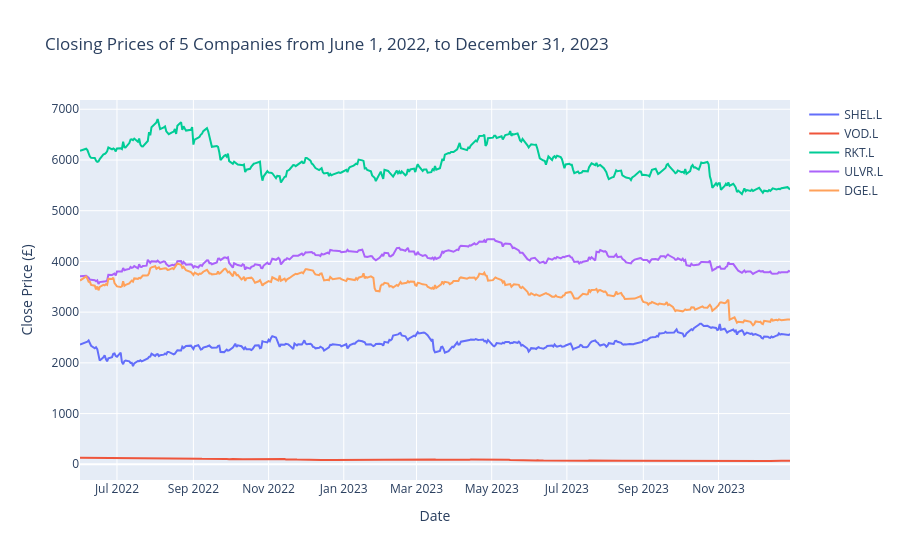

Notebook cell for this chart:
### Code cell
# Define the companies
companies = ['SHEL.L', 'VOD.L', 'RKT.L', 'ULVR.L', 'DGE.L']
start_date = "2022-06-01"
end_date = "2023-12-31"

# Fetch stock data for each company
dfs = {}
for company in companies:
    data = yf.download(company, start=start_date, end=end_date)
    dfs[company] = data['Close']


# Create an interactive plot
fig = go.Figure()

# Add lines for each company
for company in companies:
    fig.add_trace(go.Scatter(
        x=dfs[company].index,
        y=dfs[company],
        mode='lines',
        name=company,
        hovertemplate='<b>%{x}</b><br>%{y:.2f}',
    ))

# Update the layout
fig.update_layout(
    title='Closing Prices of 5 Companies from June 1, 2022, to December 31, 2023',
    xaxis_title='Date',
    yaxis_title='Close Price (£)',
    hovermode='x'
)

# Add mouse interaction
fig.update_traces(hoverinfo='x+y')
fig.show()

### Figure 1 — Plotly figure (JSON) as saved in the notebook; plotly's stock layout.template omitted (floating-point values rounded to 4 significant figures; data arrays with more than 128 entries replaced by an {"elided": "..."} marker saying what was removed)
{"data": [{"hoverinfo": "x+y", "hovertemplate": "<b>%{x}</b><br>%{y:.2f}", "mode": "lines", "name": "SHEL.L", "type": "scatter", "x": {"elided": "397 str values"}, "y": {"elided": "397 float values"}}, {"hoverinfo": "x+y", "hovertemplate": "<b>%{x}</b><br>%{y:.2f}", "mode": "lines", "name": "VOD.L", "type": "scatter", "x": {"elided": "397 str values"}, "y": {"elided": "397 float values"}}, {"hoverinfo": "x+y", "hovertemplate": "<b>%{x}</b><br>%{y:.2f}", "mode": "lines", "name": "RKT.L", "type": "scatter", "x": {"elided": "398 str values"}, "y": {"elided": "398 float values"}}, {"hoverinfo": "x+y", "hovertemplate": "<b>%{x}</b><br>%{y:.2f}", "mode": "lines", "name": "ULVR.L", "type": "scatter", "x": {"elided": "397 str values"}, "y": {"elided": "397 float values"}}, {"hoverinfo": "x+y", "hovertemplate": "<b>%{x}</b><br>%{y:.2f}", "mode": "lines", "name": "DGE.L", "type": "scatter", "x": {"elided": "398 str values"}, "y": {"elided": "398 float values"}}], "layout": {"hovermode": "x", "title": {"text": "Closing Prices of 5 Companies from June 1, 2022, to December 31, 2023"}, "xaxis": {"title": {"text": "Date"}}, "yaxis": {"title": {"text": "Close Price (£)"}}}}
